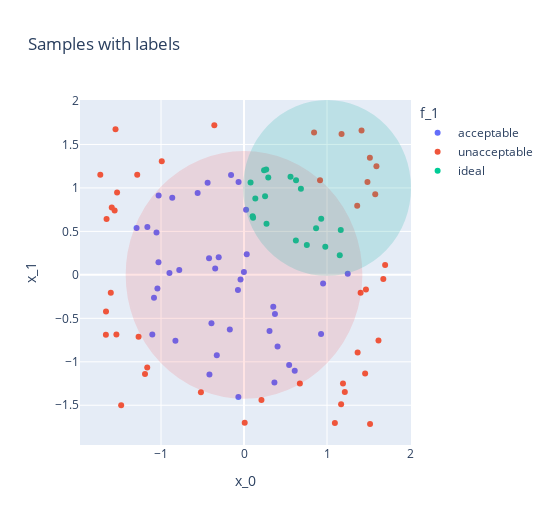

The notebook cell this image was saved under:
### Code cell
# Plot the sample df
import math

import plotly.express as px


fig = px.scatter(
    sample_df,
    x="x_0",
    y="x_1",
    color="f_1",
    width=550,
    height=525,
    title="Samples with labels",
)
fig.add_shape(
    type="circle",
    xref="x",
    yref="y",
    opacity=0.1,
    fillcolor="red",
    x0=-math.sqrt(2),
    y0=-math.sqrt(2),
    x1=math.sqrt(2),
    y1=math.sqrt(2),
    line_color="red",
)
fig.add_shape(
    type="circle",
    xref="x",
    yref="y",
    opacity=0.2,
    fillcolor="LightSeaGreen",
    x0=0,
    y0=0,
    x1=2,
    y1=2,
    line_color="LightSeaGreen",
)
fig.show()

### Figure 1 — Plotly figure (JSON) as saved in the notebook; plotly's stock layout.template omitted (floating-point values rounded to 4 significant figures)
{"data": [{"hovertemplate": "f_1=acceptable<br>x_0=%{x}<br>x_1=%{y}<extra></extra>", "legendgroup": "acceptable", "marker": {"color": "#636efa", "symbol": "circle"}, "mode": "markers", "name": "acceptable", "orientation": "v", "showlegend": true, "type": "scatter", "x": [-0.07321, -0.5588, -0.8985, -1.029, 0.3524, 0.9528, -1.165, -0.04209, 0.404, -1.031, -0.1561, -1.105, -0.0681, -0.3475, 0.9284, -1.044, -1.055, 0.02494, -0.171, -0.001337, -0.3925, -0.8647, -1.085, -0.4214, 1.25, -1.295, -0.3051, 0.3663, 0.3074, -0.7803, 0.03261, 0.611, -0.4386, 0.5438, -0.8265, 0.3726, -0.3281, -0.4167, -0.06579], "xaxis": "x", "y": [-0.1738, 0.9408, 0.02073, 0.9133, -0.3661, -0.0994, 0.5508, -0.05419, -0.8228, 0.1458, 1.148, -0.687, -1.406, 0.07189, -0.6791, -0.1558, 0.4876, 0.7476, -0.6274, 0.03223, -0.5555, 0.8877, -0.2629, 0.1913, 0.01324, 0.5397, 0.2035, -1.238, -0.6462, 0.05582, 0.2363, -1.104, 1.059, -1.036, -0.7568, -0.4515, -0.9243, -1.146, 1.069], "yaxis": "y"}, {"hovertemplate": "f_1=unacceptable<br>x_0=%{x}<br>x_1=%{y}<extra></extra>", "legendgroup": "unacceptable", "marker": {"color": "#EF553B", "symbol": "circle"}, "mode": "markers", "name": "unacceptable", "orientation": "v", "showlegend": true, "type": "scatter", "x": [-1.663, -1.287, -1.193, 1.215, 1.7, 1.487, -1.48, 1.17, 1.517, -0.9909, -1.538, 1.595, -1.529, 1.459, -0.3577, 1.62, -1.664, 1.416, -1.548, 1.192, -1.732, 1.405, 1.095, -0.5193, 0.6731, 0.916, 1.175, 1.364, 1.679, 1.581, 1.469, -1.656, -1.27, 0.21, -1.166, 1.519, 0.8441, -1.559, -1.594, 1.369, -1.605, 0.008221], "xaxis": "x", "y": [-0.4226, 1.151, -1.141, -1.347, 0.114, 1.069, -1.5, -1.489, 1.348, 1.308, -0.6853, 1.25, 0.9462, -1.136, 1.721, -0.7558, -0.689, 1.66, 1.676, -1.248, 1.151, -0.2058, -1.704, -1.351, -1.248, 1.089, 1.621, 0.7953, -0.04727, 0.9285, -0.1694, 0.6419, -0.7121, -1.439, -1.065, -1.716, 1.639, 0.7405, 0.7745, -0.8928, -0.2046, -1.7], "yaxis": "y"}, {"hovertemplate": "f_1=ideal<br>x_0=%{x}<br>x_1=%{y}<extra></extra>", "legendgroup": "ideal", "marker": {"color": "#00cc96", "symbol": "circle"}, "mode": "markers", "name": "ideal", "orientation": "v", "showlegend": true, "type": "scatter", "x": [0.757, 0.9301, 0.5604, 0.9793, 0.1039, 0.8683, 0.2674, 0.6855, 0.109, 0.6269, 1.154, 0.136, 0.6247, 0.271, 1.166, 0.2416, 0.2539, 0.2923, 0.07904], "xaxis": "x", "y": [0.3424, 0.6464, 1.129, 0.3232, 0.6755, 0.5376, 1.213, 0.9911, 0.6558, 1.088, 0.2245, 0.8791, 0.3947, 0.5872, 0.5168, 1.204, 0.9056, 1.119, 1.062], "yaxis": "y"}], "layout": {"height": 525, "legend": {"title": {"text": "f_1"}, "tracegroupgap": 0}, "shapes": [{"fillcolor": "red", "line": {"color": "red"}, "opacity": 0.1, "type": "circle", "x0": -1.414, "x1": 1.414, "xref": "x", "y0": -1.414, "y1": 1.414, "yref": "y"}, {"fillcolor": "LightSeaGreen", "line": {"color": "LightSeaGreen"}, "opacity": 0.2, "type": "circle", "x0": 0, "x1": 2, "xref": "x", "y0": 0, "y1": 2, "yref": "y"}], "title": {"text": "Samples with labels"}, "width": 550, "xaxis": {"anchor": "y", "domain": [0, 1], "title": {"text": "x_0"}}, "yaxis": {"anchor": "x", "domain": [0, 1], "title": {"text": "x_1"}}}}
